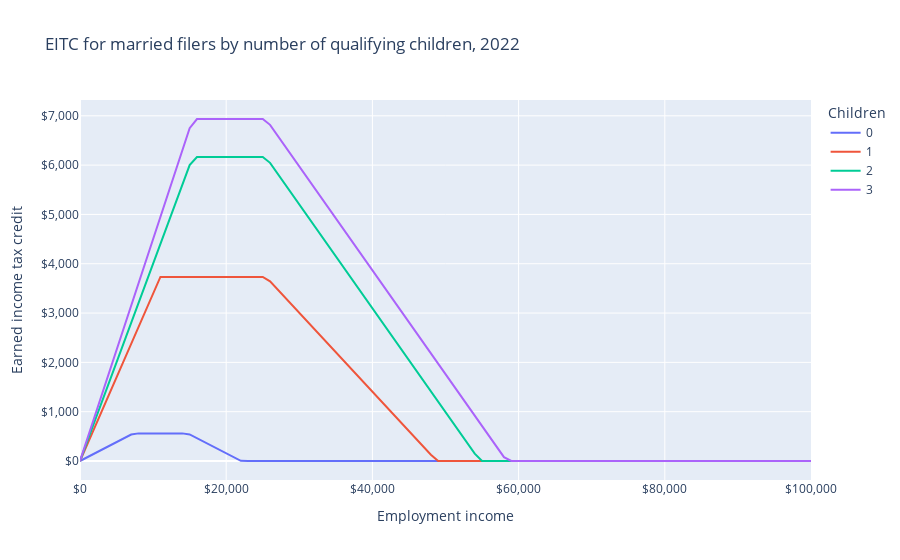

Write notebook code for a chart like this one.
### Code cell
fig = px.line(
    df[df.adults == 2],
    "employment_income",
    "eitc",
    color="children",
    labels=LABELS,
    title="EITC for married filers by number of qualifying children, 2022",
)
fig.update_layout(xaxis_tickformat="$,", yaxis_tickformat="$,")
fig.show()
